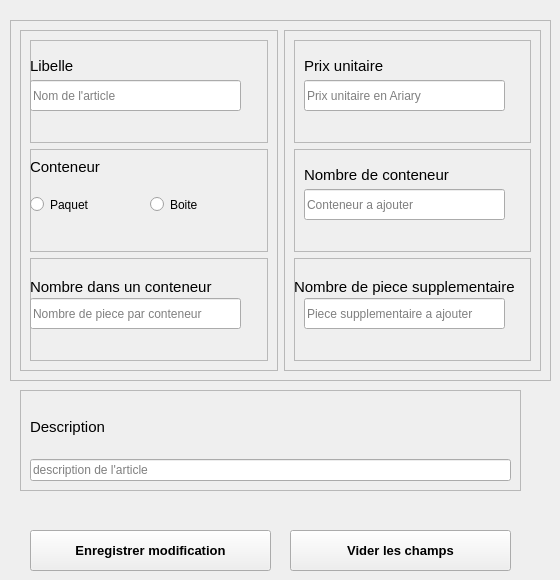
                     <widget class="QWidget" name="formulaire1" native="true">
                      <widget class="QFrame" name="frame_4">
                       <property name="geometry">
                        <rect>
                         <x>10</x>
                         <y>20</y>
                         <width>541</width>
                         <height>361</height>
                        </rect>
                       </property>
                       <property name="frameShape">
                        <enum>QFrame::Shape::StyledPanel</enum>
                       </property>
                       <property name="frameShadow">
                        <enum>QFrame::Shadow::Raised</enum>
                       </property>
                       <layout class="QHBoxLayout" name="horizontalLayout_6">
                        <item>
                         <widget class="QFrame" name="frame_5">
                          <property name="frameShape">
                           <enum>QFrame::Shape::StyledPanel</enum>
                          </property>
                          <property name="frameShadow">
                           <enum>QFrame::Shadow::Raised</enum>
                          </property>
                          <layout class="QVBoxLayout" name="verticalLayout_6">
                           <item>
                            <widget class="QFrame" name="frame_10">
                             <property name="frameShape">
                              <enum>QFrame::Shape::StyledPanel</enum>
                             </property>
                             <property name="frameShadow">
                              <enum>QFrame::Shadow::Raised</enum>
                             </property>
                             <widget class="QLabel" name="label_3">
                              <property name="geometry">
                               <rect>
                                <x>0</x>
                                <y>16</y>
                                <width>91</width>
                                <height>20</height>
                               </rect>
                              </property>
                              <property name="font">
                               <font>
                                <pointsize>11</pointsize>
                               </font>
                              </property>
                              <property name="text">
                               <string>Libelle</string>
                              </property>
                             </widget>
                             <widget class="QLineEdit" name="libelle_form">
                              <property name="geometry">
                               <rect>
                                <x>0</x>
                                <y>40</y>
                                <width>211</width>
                                <height>31</height>
                               </rect>
                              </property>
                              <property name="placeholderText">
                               <string>Nom de l'article</string>
                              </property>
                             </widget>
                             <widget class="QLineEdit" name="lineEdit_6">
                              <property name="geometry">
                               <rect>
                                <x>590</x>
                                <y>40</y>
                                <width>211</width>
                                <height>31</height>
                               </rect>
                              </property>
                              <property name="placeholderText">
                               <string>Nom de l'article</string>
                              </property>
                             </widget>
                            </widget>
                           </item>
                           <item>
                            <widget class="QFrame" name="frame_9">
                             <property name="frameShape">
                              <enum>QFrame::Shape::StyledPanel</enum>
                             </property>
                             <property name="frameShadow">
                              <enum>QFrame::Shadow::Raised</enum>
                             </property>
                             <widget class="QLabel" name="label_4">
                              <property name="geometry">
                               <rect>
                                <x>0</x>
                                <y>10</y>
                                <width>81</width>
                                <height>16</height>
                               </rect>
                              </property>
                              <property name="font">
                               <font>
                                <pointsize>11</pointsize>
                               </font>
                              </property>
                              <property name="text">
                               <string>Conteneur</string>
                              </property>
                             </widget>
                             <widget class="QRadioButton" name="radioButton">
                              <property name="geometry">
                               <rect>
                                <x>0</x>
                                <y>40</y>
                                <width>91</width>
                                <height>31</height>
                               </rect>
                              </property>
                              <property name="text">
                               <string>Paquet</string>
                              </property>
                             </widget>
                             <widget class="QRadioButton" name="radioButton_2">
                              <property name="geometry">
                               <rect>
                                <x>120</x>
                                <y>40</y>
                                <width>91</width>
                                <height>31</height>
                               </rect>
                              </property>
                              <property name="text">
                               <string>Boite</string>
                              </property>
                             </widget>
                            </widget>
                           </item>
                           <item>
                            <widget class="QFrame" name="frame_8">
                             <property name="frameShape">
                              <enum>QFrame::Shape::StyledPanel</enum>
                             </property>
                             <property name="frameShadow">
                              <enum>QFrame::Shadow::Raised</enum>
                             </property>
                             <widget class="QLabel" name="label_2">
                              <property name="geometry">
                               <rect>
                                <x>0</x>
                                <y>20</y>
                                <width>191</width>
                                <height>18</height>
                               </rect>
                              </property>
                              <property name="font">
                               <font>
                                <pointsize>11</pointsize>
                               </font>
                              </property>
                              <property name="text">
                               <string>Nombre dans un conteneur</string>
                              </property>
                             </widget>
                             <widget class="QLineEdit" name="pieceParConteneur">
                              <property name="geometry">
                               <rect>
                                <x>0</x>
                                <y>40</y>
                                <width>211</width>
                                <height>31</height>
                               </rect>
                              </property>
                              <property name="placeholderText">
                               <string>Nombre de piece par conteneur</string>
                              </property>
                             </widget>
                            </widget>
                           </item>
                          </layout>
                         </widget>
                        </item>
                        <item>
                         <widget class="QFrame" name="frame_6">
                          <property name="frameShape">
                           <enum>QFrame::Shape::StyledPanel</enum>
                          </property>
                          <property name="frameShadow">
                           <enum>QFrame::Shadow::Raised</enum>
                          </property>
                          <layout class="QVBoxLayout" name="verticalLayout_7">
                           <item>
                            <widget class="QFrame" name="frame_11">
                             <property name="frameShape">
                              <enum>QFrame::Shape::StyledPanel</enum>
                             </property>
                             <property name="frameShadow">
                              <enum>QFrame::Shadow::Raised</enum>
                             </property>
                             <widget class="QLabel" name="label_5">
                              <property name="geometry">
                               <rect>
                                <x>10</x>
                                <y>16</y>
                                <width>91</width>
                                <height>20</height>
                               </rect>
                              </property>
                              <property name="font">
                               <font>
                                <pointsize>11</pointsize>
                               </font>
                              </property>
                              <property name="text">
                               <string>Prix unitaire</string>
                              </property>
                             </widget>
                             <widget class="QLineEdit" name="prix_form">
                              <property name="geometry">
                               <rect>
                                <x>10</x>
                                <y>40</y>
                                <width>201</width>
                                <height>31</height>
                               </rect>
                              </property>
                              <property name="placeholderText">
                               <string>Prix unitaire en Ariary</string>
                              </property>
                             </widget>
                            </widget>
                           </item>
                           <item>
                            <widget class="QFrame" name="frame_12">
                             <property name="frameShape">
                              <enum>QFrame::Shape::StyledPanel</enum>
                             </property>
                             <property name="frameShadow">
                              <enum>QFrame::Shadow::Raised</enum>
                             </property>
                             <widget class="QLabel" name="label_6">
                              <property name="geometry">
                               <rect>
                                <x>10</x>
                                <y>16</y>
                                <width>151</width>
                                <height>20</height>
                               </rect>
                              </property>
                              <property name="font">
                               <font>
                                <pointsize>11</pointsize>
                               </font>
                              </property>
                              <property name="text">
                               <string>Nombre de conteneur</string>
                              </property>
                             </widget>
                             <widget class="QLineEdit" name="nbConteneur_form">
                              <property name="geometry">
                               <rect>
                                <x>10</x>
                                <y>40</y>
                                <width>201</width>
                                <height>31</height>
                               </rect>
                              </property>
                              <property name="text">
                               <string/>
                              </property>
                              <property name="placeholderText">
                               <string>Conteneur a ajouter</string>
                              </property>
                             </widget>
                            </widget>
                           </item>
                           <item>
                            <widget class="QFrame" name="frame_13">
                             <property name="frameShape">
                              <enum>QFrame::Shape::StyledPanel</enum>
                             </property>
                             <property name="frameShadow">
                              <enum>QFrame::Shadow::Raised</enum>
                             </property>
                             <widget class="QLabel" name="label_7">
                              <property name="geometry">
                               <rect>
                                <x>0</x>
                                <y>20</y>
                                <width>231</width>
                                <height>18</height>
                               </rect>
                              </property>
                              <property name="font">
                               <font>
                                <pointsize>11</pointsize>
                               </font>
                              </property>
                              <property name="text">
                               <string>Nombre de piece supplementaire</string>
                              </property>
                             </widget>
                             <widget class="QLineEdit" name="pieceSupplement_form">
                              <property name="geometry">
                               <rect>
                                <x>10</x>
                                <y>40</y>
                                <width>201</width>
                                <height>31</height>
                               </rect>
                              </property>
                              <property name="placeholderText">
                               <string>Piece supplementaire a ajouter</string>
                              </property>
                             </widget>
                            </widget>
                           </item>
                          </layout>
                         </widget>
                        </item>
                       </layout>
                      </widget>
                      <widget class="QFrame" name="frame_7">
                       <property name="geometry">
                        <rect>
                         <x>20</x>
                         <y>390</y>
                         <width>501</width>
                         <height>101</height>
                        </rect>
                       </property>
                       <property name="frameShape">
                        <enum>QFrame::Shape::StyledPanel</enum>
                       </property>
                       <property name="frameShadow">
                        <enum>QFrame::Shadow::Raised</enum>
                       </property>
                       <layout class="QVBoxLayout" name="verticalLayout_8">
                        <item>
                         <widget class="QLabel" name="label_8">
                          <property name="font">
                           <font>
                            <pointsize>11</pointsize>
                           </font>
                          </property>
                          <property name="text">
                           <string>Description</string>
                          </property>
                         </widget>
                        </item>
                        <item>
                         <widget class="QLineEdit" name="description_form">
                          <property name="text">
                           <string/>
                          </property>
                          <property name="placeholderText">
                           <string>description de l'article</string>
                          </property>
                         </widget>
                        </item>
                       </layout>
                      </widget>
                      <widget class="QPushButton" name="submitBtn">
                       <property name="geometry">
                        <rect>
                         <x>30</x>
                         <y>530</y>
                         <width>241</width>
                         <height>41</height>
                        </rect>
                       </property>
                       <property name="font">
                        <font>
                         <family>Arial</family>
                         <pointsize>10</pointsize>
                         <bold>true</bold>
                        </font>
                       </property>
                       <property name="text">
                        <string>Enregistrer modification</string>
                       </property>
                      </widget>
                      <widget class="QPushButton" name="resetBtn">
                       <property name="geometry">
                        <rect>
                         <x>290</x>
                         <y>530</y>
                         <width>221</width>
                         <height>41</height>
                        </rect>
                       </property>
                       <property name="font">
                        <font>
                         <family>Arial</family>
                         <pointsize>10</pointsize>
                         <bold>true</bold>
                        </font>
                       </property>
                       <property name="text">
                        <string>Vider les champs</string>
                       </property>
                      </widget>
                     </widget>
